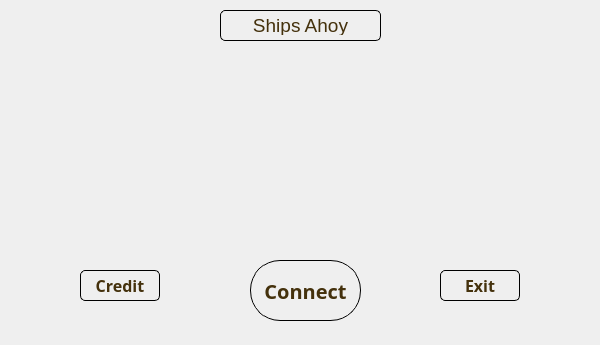
<?xml version="1.0" encoding="UTF-8"?>
<ui version="4.0">
 <class>MainWindow</class>
 <widget class="QMainWindow" name="MainWindow">
  <property name="geometry">
   <rect>
    <x>0</x>
    <y>0</y>
    <width>600</width>
    <height>345</height>
   </rect>
  </property>
  <property name="minimumSize">
   <size>
    <width>600</width>
    <height>345</height>
   </size>
  </property>
  <property name="maximumSize">
   <size>
    <width>600</width>
    <height>345</height>
   </size>
  </property>
  <property name="windowTitle">
   <string>ShipsAhoy!</string>
  </property>
  <property name="styleSheet">
   <string notr="true">QWidget{
  color:white;
  background-image:url(':/image/battleship.jpg');
}
QPushButton{
  color: #44310C;
  border: 1px solid#000;
  border-radius:5px;
  padding: 5px;
  background-image:url(':/image/gold3.jpeg');
}

QFrame{
border: none;
background-image:url(':/image/wood.jpg');
}

#pushButton{
  color:#44310C;
  border: 1px solid#000;
  border-radius:30px;
  padding: 5px;
  background-image:url(':/image/gold3.jpeg');
}


#pushButton:hover {
background: qradialgradient(cx: 0.3, cy: -0.4,fx: 0.3, fy: -0.4,radius: 1.35, stop: 0 #000, stop: 1 #C89225);
}

#pushButton:pressed {
background: qradialgradient(cx: 0.4, cy: -0.1,
fx: 0.4, fy: -0.1,
radius: 1.35, stop: 0 #FFF, stop: 1 #C89225);
}
QPushButton:hover {
background: qradialgradient(cx: 0.3, cy: -0.4,fx: 0.3, fy: -0.4,radius: 1.35, stop: 0 #000, stop: 1 #C89225);
}

 QPushButton:pressed {
background: qradialgradient(cx: 0.4, cy: -0.1,
fx: 0.4, fy: -0.1,
radius: 1.35, stop: 0 #FFF, stop: 1 #C89225);
}
#frame_3{
  color:#44310C;
  background-image:url(':/image/gold3.jpeg');
  border: 1px solid#44310C;
  border-radius:30px;
}
QLabel{
color:#44310C;
border: 1px solid#44310C;
background-color:transparent;
}</string>
  </property>
  <widget class="QWidget" name="centralWidget">
   <widget class="QFrame" name="frame">
    <property name="geometry">
     <rect>
      <x>-10</x>
      <y>250</y>
      <width>611</width>
      <height>81</height>
     </rect>
    </property>
    <property name="frameShape">
     <enum>QFrame::StyledPanel</enum>
    </property>
    <property name="frameShadow">
     <enum>QFrame::Raised</enum>
    </property>
    <widget class="QPushButton" name="pushButton">
     <property name="enabled">
      <bool>true</bool>
     </property>
     <property name="geometry">
      <rect>
       <x>260</x>
       <y>10</y>
       <width>111</width>
       <height>61</height>
      </rect>
     </property>
     <property name="font">
      <font>
       <family>Jomolhari</family>
       <pointsize>15</pointsize>
       <weight>75</weight>
       <bold>true</bold>
      </font>
     </property>
     <property name="focusPolicy">
      <enum>Qt::NoFocus</enum>
     </property>
     <property name="text">
      <string>Connect</string>
     </property>
    </widget>
    <widget class="QPushButton" name="pushButton_2">
     <property name="geometry">
      <rect>
       <x>90</x>
       <y>20</y>
       <width>80</width>
       <height>31</height>
      </rect>
     </property>
     <property name="font">
      <font>
       <family>Jomolhari</family>
       <pointsize>12</pointsize>
       <weight>75</weight>
       <bold>true</bold>
      </font>
     </property>
     <property name="focusPolicy">
      <enum>Qt::NoFocus</enum>
     </property>
     <property name="text">
      <string>Credit</string>
     </property>
    </widget>
    <widget class="QPushButton" name="pushButton_3">
     <property name="geometry">
      <rect>
       <x>450</x>
       <y>20</y>
       <width>80</width>
       <height>31</height>
      </rect>
     </property>
     <property name="font">
      <font>
       <family>Jomolhari</family>
       <pointsize>12</pointsize>
       <weight>75</weight>
       <bold>true</bold>
      </font>
     </property>
     <property name="focusPolicy">
      <enum>Qt::NoFocus</enum>
     </property>
     <property name="text">
      <string>Exit</string>
     </property>
    </widget>
   </widget>
   <widget class="QFrame" name="frame_2">
    <property name="geometry">
     <rect>
      <x>-10</x>
      <y>0</y>
      <width>621</width>
      <height>51</height>
     </rect>
    </property>
    <property name="frameShape">
     <enum>QFrame::StyledPanel</enum>
    </property>
    <property name="frameShadow">
     <enum>QFrame::Raised</enum>
    </property>
    <widget class="QPushButton" name="pushButton_4">
     <property name="enabled">
      <bool>false</bool>
     </property>
     <property name="geometry">
      <rect>
       <x>230</x>
       <y>10</y>
       <width>161</width>
       <height>31</height>
      </rect>
     </property>
     <property name="font">
      <font>
       <pointsize>14</pointsize>
       <weight>50</weight>
       <bold>false</bold>
      </font>
     </property>
     <property name="focusPolicy">
      <enum>Qt::NoFocus</enum>
     </property>
     <property name="text">
      <string>Ships Ahoy</string>
     </property>
    </widget>
   </widget>
  </widget>
  <widget class="QMenuBar" name="menuBar">
   <property name="geometry">
    <rect>
     <x>0</x>
     <y>0</y>
     <width>600</width>
     <height>25</height>
    </rect>
   </property>
  </widget>
  <action name="actionConnect">
   <property name="text">
    <string>Connect</string>
   </property>
  </action>
  <action name="actionExit">
   <property name="text">
    <string>Exit</string>
   </property>
  </action>
 </widget>
 <layoutdefault spacing="6" margin="11"/>
 <resources/>
 <connections>
  <connection>
   <sender>actionExit</sender>
   <signal>triggered()</signal>
   <receiver>MainWindow</receiver>
   <slot>close()</slot>
   <hints>
    <hint type="sourcelabel">
     <x>-1</x>
     <y>-1</y>
    </hint>
    <hint type="destinationlabel">
     <x>199</x>
     <y>149</y>
    </hint>
   </hints>
  </connection>
  <connection>
   <sender>pushButton</sender>
   <signal>clicked()</signal>
   <receiver>MainWindow</receiver>
   <slot>dialog_popup()</slot>
   <hints>
    <hint type="sourcelabel">
     <x>291</x>
     <y>345</y>
    </hint>
    <hint type="destinationlabel">
     <x>224</x>
     <y>237</y>
    </hint>
   </hints>
  </connection>
 </connections>
 <slots>
  <slot>dialog_popup()</slot>
 </slots>
</ui>
